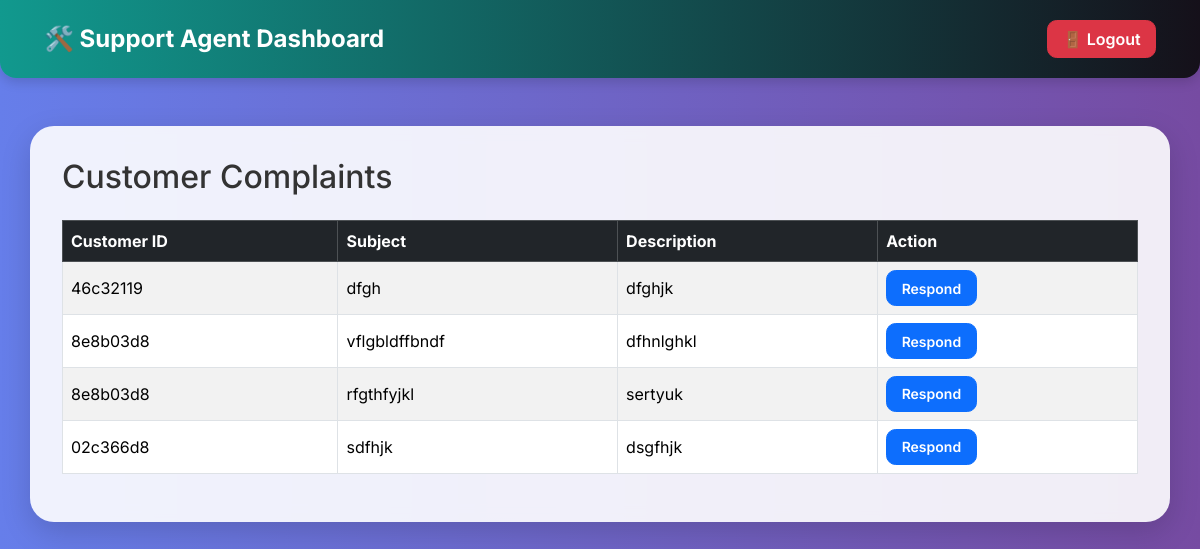
/support_dashboard, run on the app's committed database.
### tables this page shows
CREATE TABLE complaints (
    id INTEGER PRIMARY KEY AUTOINCREMENT,
    customer_id TEXT NOT NULL,
    subject TEXT NOT NULL,
    description TEXT NOT NULL,
    response TEXT,
    created_at TEXT DEFAULT CURRENT_TIMESTAMP,
    resolved_at TEXT
, status TEXT DEFAULT 'Open');

### app.py (the view)
@app.route('/support_dashboard')
def support_dashboard():
    conn = sqlite3.connect('database/4s.db')
    conn.row_factory = sqlite3.Row
    cursor = conn.cursor()
    cursor.execute("SELECT * FROM complaints WHERE status = 'Open'")
    complaints = cursor.fetchall()
    conn.close()
    return render_template('support_dashboard.html', complaints=complaints)

### Templates/support_dashboard.html (shortened to what this page needs)
<!DOCTYPE html>
<html lang="en">
<head>
    <link href="https://cdn.jsdelivr.net/npm/bootstrap@5.3.3/dist/css/bootstrap.min.css" rel="stylesheet">
</head>
<body>
<nav class="navbar navbar-expand-lg">
    <div class="container-fluid d-flex justify-content-between align-items-center flex-wrap gap-2">
        <span class="navbar-brand">🛠️ Support Agent Dashboard</span>
        <div class="d-flex gap-2 flex-wrap">
            <a href="/logout" class="btn btn-danger">🚪 Logout</a>
        </div>
    </div>
</nav>
<div class="container container-box">
    <h2 class="mb-4">Customer Complaints</h2>
    {% if complaints %}
        <div class="table-responsive">
            <table class="table table-bordered table-hover table-striped align-middle">
                <thead class="table-dark">
                    <tr>
                        <th>Customer ID</th>
                        <th>Subject</th>
                        <th>Description</th>
                        <th>Action</th>
                    </tr>
                </thead>
                <tbody>
                    {% for complaint in complaints %}
                    <tr>
                        <td>{{ complaint.customer_id }}</td>
                        <td>{{ complaint.subject }}</td>
                        <td>{{ complaint.description }}</td>
                        <td>
                            <a href="{{ url_for('respond_complaint', complaint_id=complaint.id) }}" class="btn btn-primary btn-sm">Respond</a>
                        </td>
                    </tr>
                    {% endfor %}
                </tbody>
            </table>
        </div>
    {% else %}
        <div class="alert alert-warning text-center">No complaints submitted yet.</div>
    {% endif %}
</div>
</body>
</html>

### Templates/support_dashboard.html (style rules this page uses)
body { background: linear-gradient(to right, #667eea, #764ba2); font-family: 'Inter', sans-serif; color: #333; margin: 0; padding: 0; }
.navbar { background: linear-gradient(90deg, #11998e, rgba(9, 9, 9, 0.89)); color: white; padding: 1rem 2rem; border-radius: 0 0 1rem 1rem; box-shadow: 0 4px 12px rgba(0, 0, 0, 0.15); }
.navbar-brand { font-weight: 700; font-size: 1.5rem; color: white !important; }
.container-box { max-width: 95%; background: rgba(255, 255, 255, 0.9); backdrop-filter: blur(8px); border-radius: 1.5rem; box-shadow: 0 10px 30px rgba(0, 0, 0, 0.15); padding: 2rem; margin: 3rem auto; }
.table th, .table td { vertical-align: middle; }
.btn { border-radius: 0.6rem; font-weight: 600; padding: 0.4rem 0.9rem; }

### data on the page
complaints: customer_id "46c32119", subject "dfgh", description "dfghjk"
complaints: customer_id "8e8b03d8", subject "vflgbldffbndf", description "dfhnlghkl"
complaints: customer_id "8e8b03d8", subject "rfgthfyjkl", description "sertyuk"
complaints: customer_id "02c366d8", subject "sdfhjk", description "dsgfhjk"
